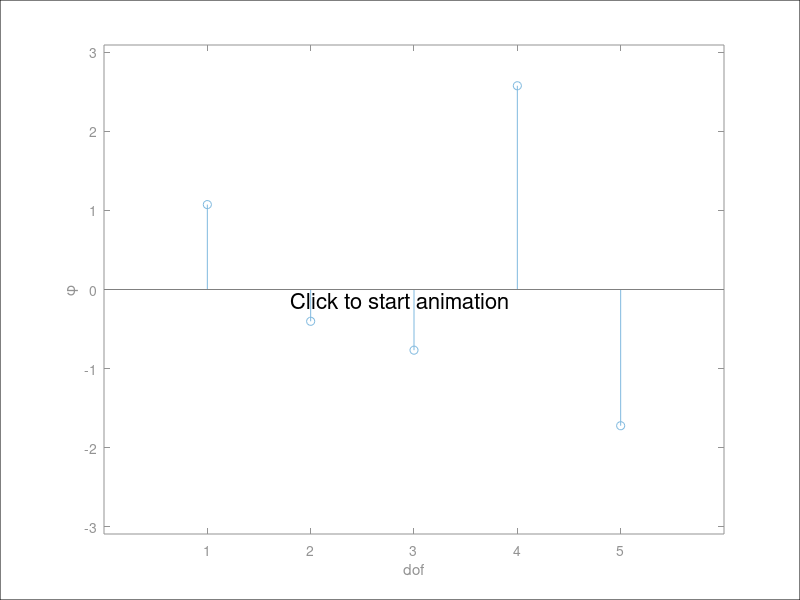

Source code (MATLAB): (Note: this script raises an error after producing the figure.)
function animatedShapePlot1(shape, figTitle)

freq = 0.7; % display frequency
fps = 25; % nb of frames

if nargin < 1
    warning('shape mising');
    shape = randn(1, 5) + 0.3i*rand(1, 5);
end

if nargin < 2
    figTitle = '';
end

%% plot

n = length(shape);

fig = figure('Name', figTitle);
ax = axes(fig);
plt = stem(ax, real(shape));
xlim(ax, [0, n+1]);
ylim(ax, max(abs(shape)) * [-1.2, 1.2]);
xlabel(ax, 'dof');
ylabel(ax, '\phi');
xticks(ax, 1:n);

%% animation

    function animation
        Nframes = ceil(fps/freq);
        tau = 1/fps;
        t = (0:Nframes-1)/Nframes;
        k = 1;
        tic;
        while fig == get(groot,'CurrentFigure')
            try
                k = floor(toc/tau) +1;
                realShape = real(shape * exp(2i*pi*t(mod(k-1, Nframes) +1)));
                set(plt, 'YData', realShape);
                drawnow
                pause((k+1)*tau - toc);
            catch
                break
            end
        end
        
        % end
        try
            set(plt, 'YData', real(shape));
            drawnow
        catch
        end
    end

clickTxt = annotation(fig, 'textbox', [0 0 1 1], 'String', 'Click to start animation', 'FitBoxToText', 'off',...
    'FontSize', 16, 'BackgroundColor', 'white', 'FaceAlpha', 0.5, 'HorizontalAlignment', 'center', 'VerticalAlignment', 'middle');
set(get(ax,'Children'),'HitTest','off')


    function clickFcn(~,~)
        delete(clickTxt);
        animation;
    end

fig.WindowButtonDownFcn = @clickFcn;
fig.Interruptible = 'off';


end

